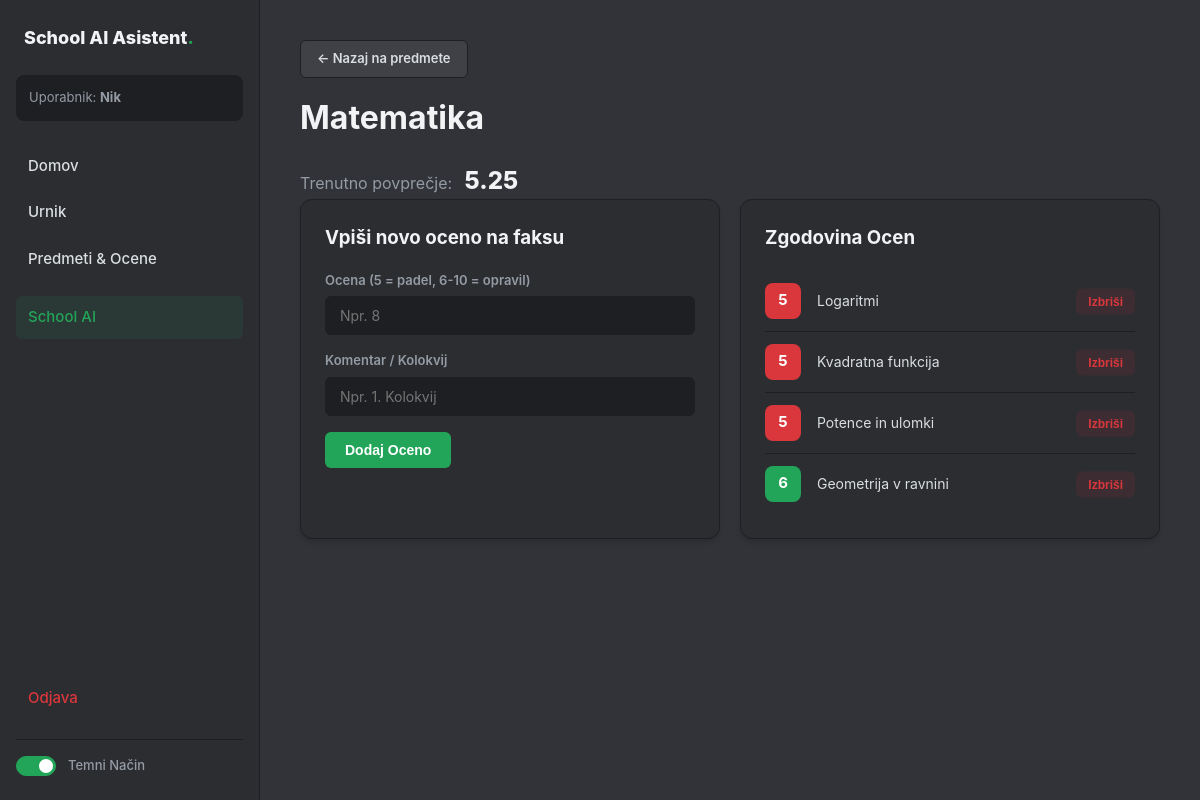
The page /predmet/8 (signed in) on the database its author committed.
### tables this page shows
CREATE TABLE predmeti (
            id INTEGER PRIMARY KEY AUTOINCREMENT,
            user_id INTEGER NOT NULL,
            ime TEXT NOT NULL,
            FOREIGN KEY (user_id) REFERENCES uporabniki (id)
        );

CREATE TABLE ocene (
            id INTEGER PRIMARY KEY AUTOINCREMENT,
            predmet_id INTEGER NOT NULL,
            vrednost INTEGER NOT NULL,
            komentar TEXT,
            FOREIGN KEY (predmet_id) REFERENCES predmeti (id) ON DELETE CASCADE
        );

### app.py (the view)
@app.route('/predmet/<int:predmet_id>', methods=['GET', 'POST'])
def predmet_detail(predmet_id):
    if 'user_id' not in session: return redirect(url_for('prijava'))
    conn = get_db_connection()
    predmet = conn.execute('SELECT * FROM predmeti WHERE id = ? AND user_id = ?', (predmet_id, session['user_id'])).fetchone()
    if not predmet: return redirect(url_for('predmeti'))
    if request.method == 'POST':
        conn.execute('INSERT INTO ocene (predmet_id, vrednost, komentar) VALUES (?, ?, ?)', (predmet_id, int(request.form['vrednost']), request.form.get('komentar', '')))
        conn.commit()
        return redirect(url_for('predmet_detail', predmet_id=predmet_id))
    ocene = conn.execute('SELECT * FROM ocene WHERE predmet_id = ?', (predmet_id,)).fetchall()
    povprecje = conn.execute('SELECT AVG(vrednost) as avg FROM ocene WHERE predmet_id = ?', (predmet_id,)).fetchone()['avg']
    conn.close()
    return render_template('predmet_detail.html', predmet=predmet, ocene=ocene, povprecje=povprecje)

### app.py (called while the page is built)
def get_db_connection():
    conn = sqlite3.connect('database.db')
    conn.row_factory = sqlite3.Row
    return conn

### templates/predmet_detail.html
{% extends 'base.html' %}
{% block content %}
<div class="detail-header">
    <a href="/predmeti" class="btn-secondary" style="margin-bottom: 16px;">← Nazaj na predmete</a>
    <h1>{{ predmet.ime }}</h1>
    <div class="big-average">
        Trenutno povprečje: <strong>{{ "%.2f"|format(povprecje) if povprecje else 'Brez ocen' }}</strong>
    </div>
</div>
<div class="dashboard-grid">
    <div class="card">
        <h3>Vpiši novo oceno na faksu</h3>
        <form method="POST" class="grade-form">
            <div class="form-group">
                <label>Ocena (5 = padel, 6-10 = opravil)</label>
                <input type="number" name="vrednost" min="5" max="10" required placeholder="Npr. 8">
            </div>
            <div class="form-group">
                <label>Komentar / Kolokvij</label>
                <input type="text" name="komentar" placeholder="Npr. 1. Kolokvij">
            </div>
            <button type="submit" class="btn-primary">Dodaj Oceno</button>
        </form>
    </div>
    <div class="card">
        <h3>Zgodovina Ocen</h3>
        <ul class="grades-list">
            {% for ocena in ocene %}
            <li class="grade-item" style="position: relative;">
                <span class="grade-val val-{{ ocena.vrednost }}">{{ ocena.vrednost }}</span>
                <span class="grade-desc">{{ ocena.komentar if ocena.komentar else 'Brez opisa' }}</span>
                <form method="POST" action="/izbrisi-oceno/{{ ocena.id }}/{{ predmet.id }}" style="position: absolute; right: 0; top: 50%; transform: translateY(-50%);">
                    <button type="submit" class="btn-danger" style="padding: 6px 12px; font-size: 12px;">Izbriši</button>
                </form>
            </li>
            {% else %}
            <li class="grade-item">
                <span class="grade-desc">Za ta predmet še ni vpisane nobene ocene.</span>
            </li>
            {% endfor %}
        </ul>
    </div>
</div>
{% endblock %}

### static/style.css (style rules this page uses)
.dark-theme { --bg-base: #1e1f22; --bg-sidebar: #2b2d31; --bg-main: #313338; --bg-card: #2b2d31; --bg-hover: #3f4147; --text-heading: #f2f3f5; --text-normal: #dbdee1; --text-muted: #949ba4; --accent: #23a559; --accent-hover: #1da251; --border: #1e1f22; --danger: #da373c; --danger-bg: rgba(218, 55, 60, 0.1); --shadow-subtle: 0 4px 6px -1px rgba(0, 0, 0, 0.1), 0 2px 4px -1px rgba(0, 0, 0, 0.06); }
body { font-family: 'Inter', system-ui, -apple-system, sans-serif; background-color: var(--bg-base); color: var(--text-normal); margin: 0; padding: 0; line-height: 1.5; height: 100vh; overflow: hidden; transition: background-color 0.3s ease, color 0.3s ease; }
h1, h2, h3, h4 { color: var(--text-heading); margin-top: 0; font-weight: 700; }
.dashboard-grid { display: grid; grid-template-columns: repeat(auto-fill, minmax(350px, 1fr)); gap: 20px; }
.card { background-color: var(--bg-card); border: 1px solid var(--border); border-radius: 12px; padding: 24px; box-shadow: var(--shadow-subtle); transition: box-shadow 0.2s, border-color 0.2s; }
input, select, textarea { background-color: var(--bg-base); color: var(--text-normal); border: 1px solid var(--border); padding: 10px 14px; border-radius: 6px; font-size: 14px; outline: none; box-sizing: border-box; transition: border-color 0.2s; font-family: inherit; }
.form-group { margin-bottom: 16px; display: flex; flex-direction: column; gap: 6px; }
.form-group label { font-size: 13px; font-weight: 600; color: var(--text-muted); }
.btn-primary { background-color: var(--accent); color: white; border: none; padding: 10px 20px; border-radius: 6px; cursor: pointer; font-weight: 600; font-size: 14px; transition: background-color 0.2s; }
.btn-danger { background-color: var(--danger-bg); color: var(--danger); border: none; padding: 8px 16px; border-radius: 6px; font-weight: 600; font-size: 13px; cursor: pointer; }
.big-average { font-size: 16px; color: var(--text-muted); }
.big-average strong { color: var(--text-heading); font-size: 24px; font-weight: 800; margin-left: 8px; }
.grades-list { list-style: none; padding: 0; margin: 0; }
.grade-item { display: flex; align-items: center; gap: 16px; padding: 12px 0; border-bottom: 1px solid var(--border); }
.grade-item:last-child { border-bottom: none; }
.grade-val { width: 36px; height: 36px; border-radius: 8px; display: flex; align-items: center; justify-content: center; font-weight: 700; font-size: 15px; }
.val-10, .val-9, .val-8, .val-7, .val-6 { background-color: var(--accent); color: white; }
.val-5 { background-color: var(--danger); color: white; }
.grade-desc { flex: 1; font-size: 14px; color: var(--text-normal); }
.btn-secondary { background-color: var(--bg-hover); color: var(--text-normal); border: 1px solid var(--border); padding: 8px 16px; border-radius: 6px; cursor: pointer; font-weight: 600; font-size: 13px; transition: all 0.2s; text-decoration: none; display: inline-flex; align-items: center; justify-content: center; }

### rows shown on the page
predmeti: ime "Matematika"
ocene: vrednost "5", komentar "Logaritmi"
ocene: vrednost "5", komentar "Kvadratna funkcija"
ocene: vrednost "5", komentar "Potence in ulomki"
ocene: vrednost "6", komentar "Geometrija v ravnini"

### other values the page prints
{{ session.get('username') }} "Nik"
{{ "%.2f"|format(povprecje) if povprecje else 'Brez ocen' }} "5.25"
